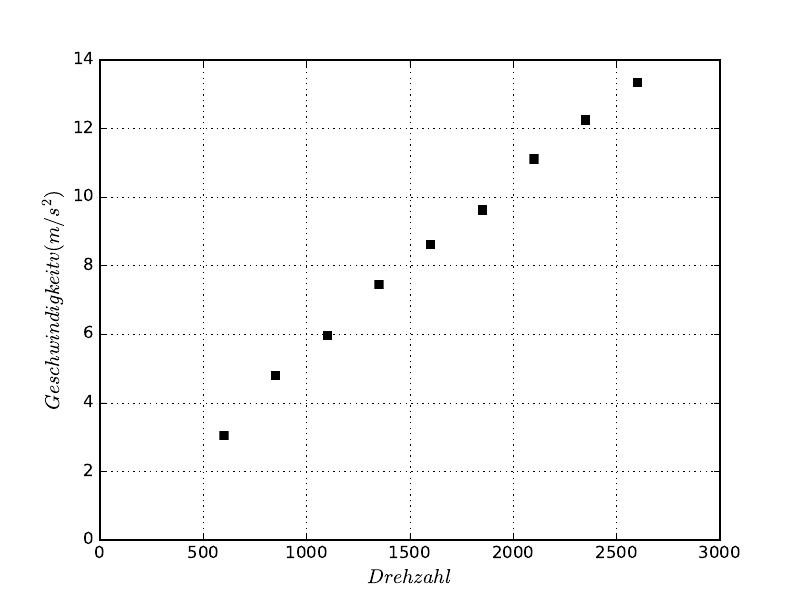

This chart was generated by the following Python code:
'''
Comparison of two models for the same data
------------------------------------------

    In this example, two models (exponential and linear) are fitted
to data from a single Dataset.
'''

###########
# Imports #
###########

# import everything we need from kafe
import kafe
# script test_readColumnData.py
# -*- coding: utf-8 -*-

import sys, numpy as np, matplotlib.pyplot as plt
from PhyPraKit import odFit, labxParser, readColumnData
# additionally, import the two model functions we
# want to fit:
from kafe.function_library import linear_2par, exp_2par

fname='Aufg1_2.dat'
ncols=2
data_array, info_dict =\
  readColumnData(fname, ncols, delimiter=' ', pr=False)

# print what we got:
x=data_array[:,0] # 1st column
y=data_array[:,1] # 2nd column

plt.plot(x,y,'ks')
plt.axis([0,3000,0,14])
plt.grid()
plt.xlabel('$Drehzahl$',size='large')
plt.ylabel('$Geschwindigkeit v (m/s^2)$',size='large')

plt.legend(loc='best')

plt.savefig('Aufg1_2.pdf')


plt.show()
